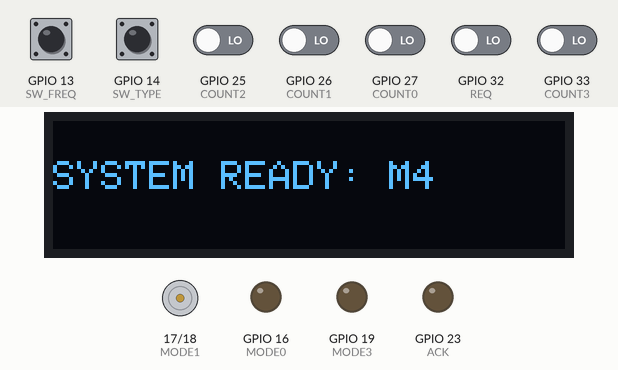
A sketch run on a simulated ESP32. Shown: 128×32 one-colour display, motor-driver pin pairs drawn as motors (green arrow = first pin HIGH = forward, orange = second pin HIGH = backward, longer = more drive), output pins drawn as LEDs (lit = HIGH). Inputs (shaded band) come from the test bench; at power-on: GPIO 13 (SW_FREQ), GPIO 14 (SW_TYPE) HIGH, GPIO 25 (COUNT2), GPIO 26 (COUNT1), GPIO 27 (COUNT0), GPIO 32 (REQ), GPIO 33 (COUNT3) LOW. Pins used as bus, display or sensor lines are not drawn; what the sketch prints to the serial monitor is not drawn.

Above: at 2.3 s.
2.4 s: GPIO 14 (SW_TYPE) pulled LOW for 0.15 s
At 3.2 s:
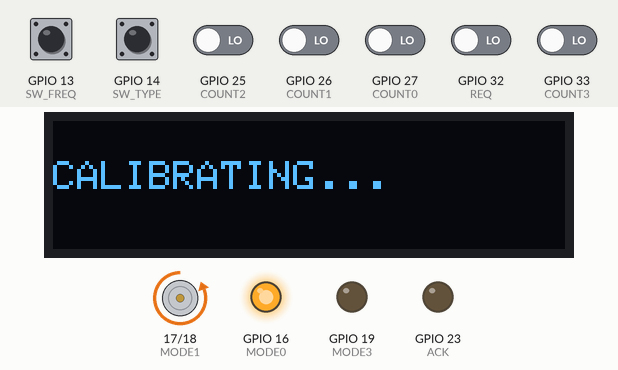
4.0 s: GPIO 32 (REQ) driven HIGH
At 5.1 s:
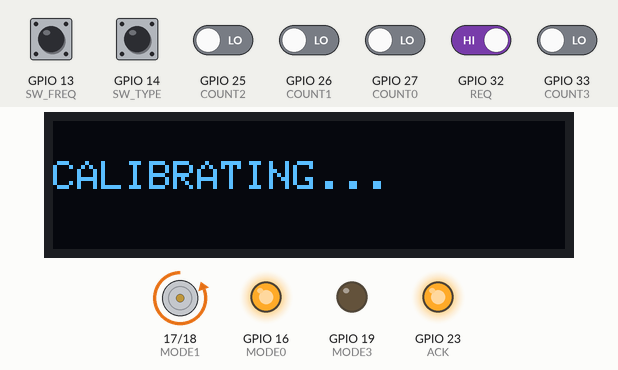
5.5 s: GPIO 32 (REQ) driven LOW
At 6.3 s:
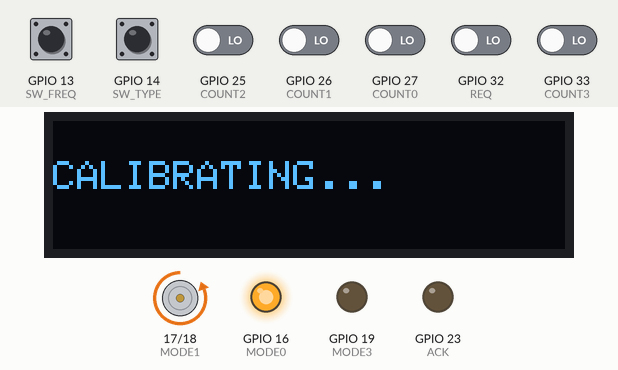
7.0 s: GPIO 13 (SW_FREQ) pulled LOW for 1 s
At 7.5 s:
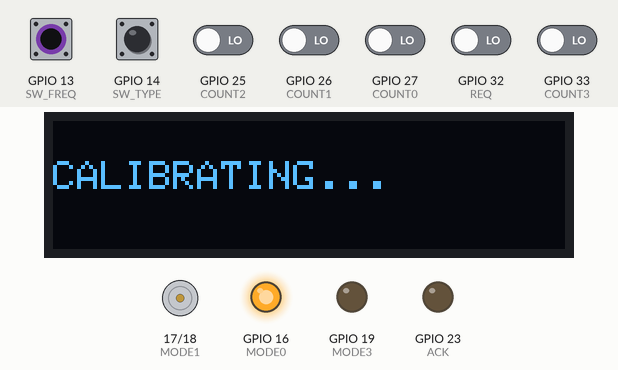
9.5 s: GPIO 14 (SW_TYPE) pulled LOW for 1 s
At 10.9 s:
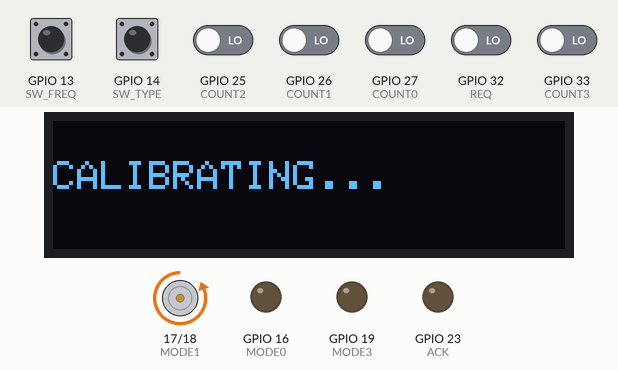
12.0 s: GPIO 13 (SW_FREQ) pulled LOW for 0.15 s
At 12.4 s:
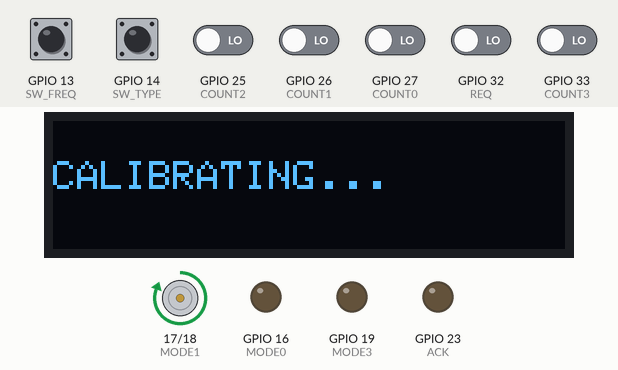
Timing chart, 0 to 14.6 s (numbered marks = the images above; inputs shaded):
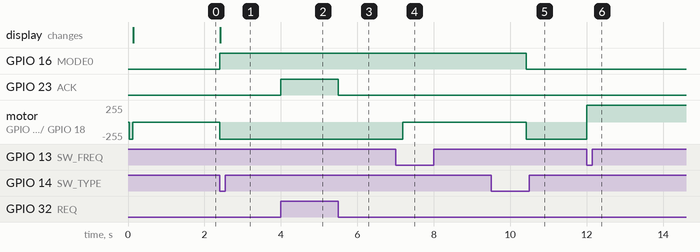

The sketch:

ImpedanceAnalyzer.ino
```cpp
#include <Wire.h>
#include <Adafruit_MCP4725.h>
#include <Adafruit_GFX.h>
#include <Adafruit_SSD1306.h>

#define SCREEN_WIDTH 128
#define SCREEN_HEIGHT 32
Adafruit_SSD1306 display(SCREEN_WIDTH, SCREEN_HEIGHT, &Wire, -1);

#define MODE0 16
#define MODE1 17
#define MODE2 18
#define MODE3 19
#define WRITE 4
#define COUNT0 27
#define COUNT1 26
#define COUNT2 25
#define COUNT3 33
#define REQ 32
#define ACK 23
#define SW_FREQ 13
#define SW_TYPE 14

Adafruit_MCP4725 dac;

const float M_SLOPE = 0.000816;
const float C_INTERCEPT = 0.0413;
const float calFactor = 1.0656;
float T_TABLE[4] = {480.0, 4800.0, 48000.0, 480000.0};

uint8_t freqMode = 0;
uint8_t measureMode = 4;
uint16_t currentDacValue = 0;


void setDacVoltage(uint16_t rawValue) {
    if (rawValue == 0) { dac.setVoltage(0, false); return; }
    float targetVolt = (rawValue * 3.3) / 4095.0;
    float calibratedValue = (targetVolt - C_INTERCEPT) / M_SLOPE;
    uint32_t finalValue = (uint32_t)(calibratedValue * calFactor);
    if (finalValue > 4095) finalValue = 4095;
    dac.setVoltage((uint16_t)finalValue, false);
}

void sendMode(uint8_t modeValue) {
    digitalWrite(MODE0, (modeValue >> 0) & 1);
    digitalWrite(MODE1, (modeValue >> 1) & 1);
    digitalWrite(MODE2, (modeValue >> 2) & 1);
    digitalWrite(MODE3, (modeValue >> 3) & 1);
    delayMicroseconds(10);
    digitalWrite(WRITE, HIGH); delayMicroseconds(20); digitalWrite(WRITE, LOW);
}

uint32_t getCountFromFPGA() {
    uint32_t fullData = 0;
    for (int i = 0; i < 5; i++) {
        uint32_t timeout = millis();
        while (digitalRead(REQ) == LOW) if (millis() - timeout > 50) return 0;
        delayMicroseconds(20);
        uint8_t nibble = (digitalRead(COUNT3) << 3) | (digitalRead(COUNT2) << 2) |
                         (digitalRead(COUNT1) << 1) | (digitalRead(COUNT0) << 0);
        fullData |= ((uint32_t)nibble << (i * 4));
        digitalWrite(ACK, HIGH);
        while (digitalRead(REQ) == HIGH);
        digitalWrite(ACK, LOW);
        delayMicroseconds(10);
    }
    return fullData;
}

uint32_t getTargetWidth() {
    uint32_t v1 = getCountFromFPGA();
    delay(5);
    uint32_t v2 = getCountFromFPGA();
    return (v1 > v2) ? v1 : v2;
}

void updateOLED(uint32_t cnt, float deg) {
    float v_actual = (measureMode == 4) ? 0 : (currentDacValue * 3.3 * calFactor) / 4095.0;
    display.clearDisplay();
    display.setTextColor(SSD1306_WHITE);
    display.setTextSize(1);
    display.setCursor(0,0);
    display.printf("M%d %s", freqMode, (measureMode == 4 ? "PHASE" : "WIDTH"));
    display.setCursor(45, 12);
    display.printf("%.1f%c", deg, (char)247);
    display.setCursor(0, 24);
    display.printf("C:%u", cnt);
    display.setCursor(70, 24);
    display.printf("V:%.3fV", v_actual);
    display.display();
}

void doSarDac() {
    uint16_t sarResult = 0;
    uint32_t targetCount = (uint32_t)(T_TABLE[freqMode] / 6.0);

    display.clearDisplay();
    display.setCursor(0,10);
    display.print("CALIBRATING...");
    display.display();

    Serial.printf("\n--- SAR START M%d | Target > %u ---\n", freqMode, targetCount);

    for (int i = 11; i >= 0; i--) {
        uint16_t testValue = sarResult | (1 << i);
        setDacVoltage(testValue);
        delay(120);
        uint32_t count = getTargetWidth();

        if (count > targetCount) {
            sarResult = testValue;
            Serial.printf("Bit %d | DAC:%d | KEEP\n", i, testValue);
        } else {
            Serial.printf("Bit %d | DAC:%d | DROP\n", i, testValue);
        }
    }
    currentDacValue = sarResult;
    setDacVoltage(currentDacValue);
}

void setup() {
    Serial.begin(115200);
    Wire.begin();
    display.begin(SSD1306_SWITCHCAPVCC, 0x3C);
    dac.begin(0x61);

    pinMode(MODE0, OUTPUT);
    pinMode(MODE1, OUTPUT);
    pinMode(MODE2, OUTPUT);
    pinMode(MODE3, OUTPUT);
    pinMode(WRITE, OUTPUT);
    pinMode(ACK, OUTPUT);
    pinMode(COUNT0, INPUT);
    pinMode(COUNT1, INPUT);
    pinMode(COUNT2, INPUT);
    pinMode(COUNT3, INPUT);
    pinMode(REQ, INPUT);
    pinMode(SW_FREQ, INPUT_PULLUP);
    pinMode(SW_TYPE, INPUT_PULLUP);

    digitalWrite(ACK, LOW);
    digitalWrite(WRITE, LOW);

    measureMode = 4;
    currentDacValue = 0;
    setDacVoltage(0);

    sendMode(measureMode);
    delay(100);
    sendMode(freqMode);

    display.clearDisplay();
    display.setCursor(0,10);
    display.print("SYSTEM READY: M4");
    display.display();
    delay(1000);
}

void loop() {
    static uint32_t lastBtn = 0;

    if (digitalRead(SW_FREQ) == LOW && millis() - lastBtn > 500) {
        freqMode = (freqMode + 1) % 4;
        sendMode(freqMode);
        if (measureMode == 5) doSarDac();
        lastBtn = millis();
    }

    if (digitalRead(SW_TYPE) == LOW && millis() - lastBtn > 500) {
        measureMode = (measureMode == 4) ? 5 : 4;
        sendMode(measureMode);

        if (measureMode == 4) {
            setDacVoltage(0);
            currentDacValue = 0;
        } else {
            doSarDac();
        }
        lastBtn = millis();
    }

    if (digitalRead(REQ) == HIGH) {
        uint32_t c = (measureMode == 5) ? getTargetWidth() : getCountFromFPGA();
        if (c > 0) {
            float deg = ((float)c / T_TABLE[freqMode]) * 360.0;
            // Offset Correction สำหรับ M0
            if (freqMode == 0 && deg > 0) {
                deg -= 85.0;
                if (deg < 0) deg = 0.0;
            }
            updateOLED(c, deg);
        }
    }
    yield();
}
```

Measured:
- after the input at 2.4 s, GPIO 16 (MODE0): LOW → HIGH at once; motor on GPIO 17 (MODE1) / GPIO 18 (MODE2): stopped → backward 255/255 at once; the display: changes at once (image 1)
- after the input at 4.0 s, GPIO 23 (ACK): LOW → HIGH at once
- after the input at 5.5 s, GPIO 23 (ACK): HIGH → LOW at once
- after the input at 7.0 s, motor on GPIO 17 (MODE1) / GPIO 18 (MODE2): backward 255/255 → stopped after 0.19 s
- after the input at 9.5 s, GPIO 16 (MODE0): HIGH → LOW after 0.93 s; motor on GPIO 17 (MODE1) / GPIO 18 (MODE2): stopped → backward 255/255 after 0.93 s
- after the input at 12.0 s, motor on GPIO 17 (MODE1) / GPIO 18 (MODE2): backward 255/255 → forward 255/255 at once
